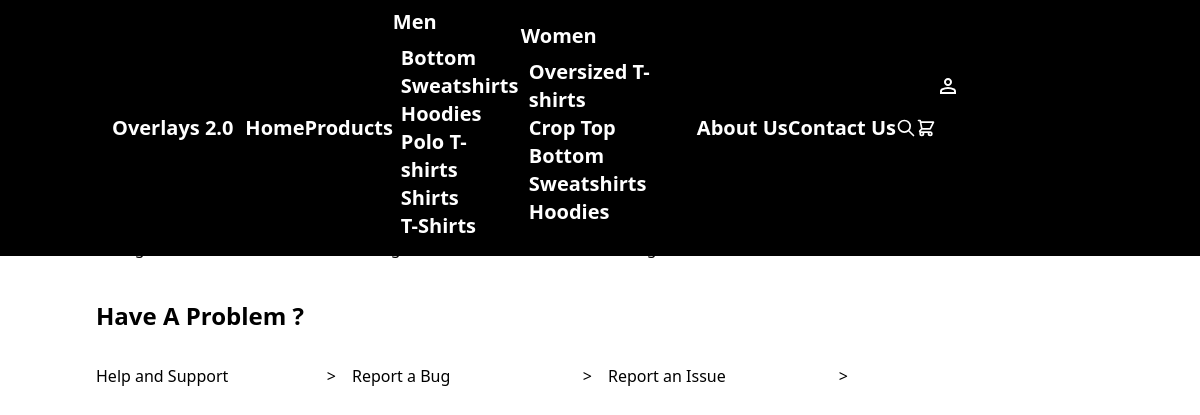
The page /settings on the database its author committed.
### home/models.py (models this page shows, shortened)
class Category(models.Model):
    name = models.CharField(max_length=50)
    section = models.ManyToManyField(Section)
    created_at = models.DateTimeField(auto_now_add=True)
    updated_at = models.DateTimeField(auto_now=True)
    thumbnail = models.ImageField(upload_to='category_thumbnails/')

### home/views/settings_views.py (the view)
# urls.py: path('settings', settings_views.settings_view, name="settings"),
def settings_view(request):
    return render(request, "settings.html")

### home/context_processors.py (called while the page is built)
def categories(request):
    section_men = Section.objects.filter(id=1).first()
    categories_men = section_men.category_set.all().order_by("-id")
    section_women = Section.objects.filter(id=2).first()
    categories_women = section_women.category_set.all().order_by("-id")
    context = {
        "categories_men": categories_men,
        "categories_women": categories_women
    }
    return context

def sizes_n_sections(request):
    sizes = Size.objects.all()
    sections = Section.objects.all()
    context = {
        "sizes": sizes,
        "sections" : sections,
    }
    return context

### theme/templates/settings.html (shortened to what this page needs)
{% extends 'base.html' %}
{% block content %}
    <div class="pt-20 pb-10 flex flex-col min-h-screen w-screen justify-start place-items-center">
        <div class="container mx-6">
            <h1 class="text-3xl font-bold my-6 mx-2 px-1">Settings</h1>
            <div class="rounded-box bg-base-200 m-2 px-2 py-4 flex flex-col md:flex-row md:place-items-center ">
                <div class="flex flex-col px-4 ">
                    <div class="text-sm mt-1"> Joined at {{ user.date_joined|date:'d N Y g:i A  ' }} </div>
                </div>
                <div class="flex flex-wrap justify-around grow mt-4 md:mt-0 text-opacity-40 text-sm ">
                    <div class="flex flex-col">
                        <div class="font-semibold">
                        </div>
                    </div>
                    <div class="flex flex-col">
                        <div class="font-semibold">
                        </div>
                    </div>
                </div>
            </div>
            <div class="flex flex-wrap">
                <div class="p-2 w-full md:w-1/2 lg:w-1/4">
                    <a href="{% url 'change_name' %}" class="btn btn-outline normal-case flex justify-between ">
                        <p>Change Name</p>
                        <span>></span>
                    </a>
                </div>
                <div class="p-2 w-full md:w-1/2 lg:w-1/4">
                    <a href="{% url 'change_email' %}" class="btn btn-outline normal-case flex justify-between ">
                        <p>Change Email</p>
                        <span>></span>
                    </a>
                </div>
                <div class="p-2 w-full md:w-1/2 lg:w-1/4">
                    <a href="{% url 'change_password' %}" class="btn btn-outline normal-case flex justify-between ">
                        <p>Change Password</p>
                        <span>></span>
                    </a>
                </div>
                <div class="p-2 w-full md:w-1/2 lg:w-1/4">
                    <a href="{% url 'delete_account' %}" class="btn btn-outline btn-error normal-case flex justify-between ">
                        <p>Delete Account</p>
                        <span>></span>
                    </a>
                </div>
            </div>
        </div>
        <div class="container flex flex-col  py-2 ">
            <h1 class="text-2xl font-semibold py-6 p-2">Have A Problem ?</h1>
            <div class="flex flex-wrap w-full ">
                <div class="p-2 w-full md:w-1/2 lg:w-1/4">
                    <a href="#" class="btn btn-outline normal-case flex justify-between ">
                        <p>Help and Support</p>
                        <span>></span>
                    </a>
                </div>
                <div class="p-2 w-full md:w-1/2 lg:w-1/4">
                    <a href="#" class="btn btn-outline normal-case flex justify-between ">
                        <p>Report a Bug</p>
                        <span>></span>
                    </a>
                </div>
                <div class="p-2 w-full md:w-1/2 lg:w-1/4">
                    <a href="#" class="btn btn-outline normal-case flex justify-between ">
                        <p>Report an Issue</p>
                        <span>></span>
                    </a>
                </div>
            </div>
        </div>
    </div>
{% endblock %}

### theme/templates/base.html (shortened to what this page needs)
{% load static tailwind_tags %}
<!DOCTYPE html>
<html lang="en">
<head>
    {% tailwind_css %}
</head>
<body class="m-0 p-0 overflow-x-hidden">
<nav id="navbar" class="fixed top-0 w-screen z-40 flex justify-center text-white hover:bg-black ">
    <div class="container flex justify-between place-items-center text-xl font-semibold  py-2 px-4">
        <div class="flex place-items-center ">
            <div class="mx-2">
                Overlays 2.0
            </div>
        </div>
        <div class="flex place-items-center ">
            <div id="navigation-menu" class="hidden lg:block">
                <ul class="fixed top-0 left-0 right-0 bottom-0 lg:static flex flex-col lg:flex-row place-items-center justify-center bg-black lg:bg-transparent rounded-box">
                    <li><a href="{% url 'index' %}" class="btn btn-ghost">Home</a></li>
                    <li><a href="{% url 'list' %}" class="btn btn-ghost">Products</a></li>
                    <li class="dropdown dropdown-hover">
                        <label tabindex="0" class="btn btn-ghost rounded-btn">Men</label>
                        <ul tabindex="0"
                            class="menu dropdown-content z-[1] p-2 shadow text-primary bg-base-100 rounded-box w-32 ">
                            {% for men_category in categories_men %}
                                <li><a href="{% url 'list' %}?category={{ men_category.id }}">{{ men_category.name }}</a></li>
                            {% endfor %}
                        </ul>
                    </li>
                    <li class="dropdown dropdown-hover">
                        <label tabindex="0" class="btn btn-ghost rounded-btn">Women</label>
                        <ul tabindex="0"
                            class="menu dropdown-content z-[1] p-2 shadow text-primary bg-base-100 rounded-box w-44 ">
                            {% for women_category in categories_women %}
                                <li><a href="{% url 'list' %}?category={{ women_category.id }}">{{ women_category.name }}</a></li>
                            {% endfor %}
                        </ul>
                    </li>
                    <li><a href="#" class="btn btn-ghost">About Us</a></li>
                    <li><a href="#" class="btn btn-ghost">Contact Us</a></li>
                </ul>
            </div>
            <button onclick="toggle_search()" class="btn btn-ghost">
                <svg xmlns="http://www.w3.org/2000/svg" class="h-5 w-5" fill="none" viewBox="0 0 24 24"
                     stroke="currentColor">
                    <path stroke-linecap="round" stroke-linejoin="round" stroke-width="2"
                          d="M21 21l-6-6m2-5a7 7 0 11-14 0 7 7 0 0114 0z"/>
                </svg>
            </button>
            <button onclick="toggle_cart()" class="btn btn-ghost">
            </button>
            <div class="dropdown dropdown-end">
                <label tabindex="0" class="btn btn-ghost btn-circle avatar ">
                      <div >
                        </div>
                </label>
                <ul tabindex="0"
                    class="mt-3 z-[1] p-2 shadow menu menu-sm dropdown-content bg-base-100 rounded-box w-40 text-black">
                    {% if user.is_authenticated %}
                        <li class="menu-title ">Hi, {{ user.first_name }} {{ user.last_name }}</li>
                        <li><a href="{% url 'settings' %}">Settings</a></li>
                        <li><a href="{% url 'orders_page' %}">Orders</a></li>
                        <li>
                            <form action="{% url 'sign_out' %}" method="POST">{% csrf_token %} <button type="submit">Logout</button></form></li>
                    {% else %}
                        <li><a href="{% url 'sign_in' %}">Sign In</a></li>
                        <li><a href="{% url 'sign_up' %}">Sign Up</a></li>
                    {% endif %}
                </ul>
            </div>
        </div>
    </div>
</nav>
{% block content %}
{% endblock %}
</body>
</html>

### rows shown on the page
Category: name "Bottom"
Category: name "Sweatshirts"
Category: name "Hoodies"
Category: name "Polo T-shirts"
Category: name "Shirts"
Category: name "T-Shirts"
Category: name "Oversized T-shirts"
Category: name "Crop Top"
